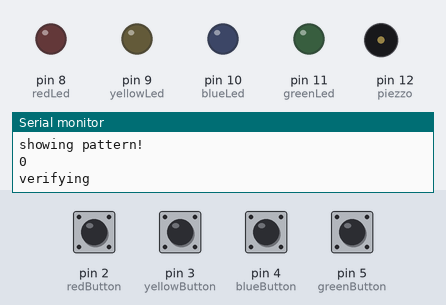
Bench run of a sketch on a simulated Arduino Uno, built with avr-gcc and run on an emulated ATmega328P. Shown: output pins drawn as LEDs (lit = HIGH), buzzer (waves = sounding), the last lines printed to the serial monitor. Dashed ring = blinking. The inputs (shaded band) are chosen by the test bench; at power-on: pin 2 (redButton), pin 3 (yellowButton), pin 4 (blueButton), pin 5 (greenButton) HIGH. Random numbers use the default seed unless the sketch sets one. At 7.3 s the program stops and its outputs stay as they are.

Above: at 1.8 s.
1.9 s: pin 2 (redButton) pulled LOW for 0.15 s
At 2.3 s:
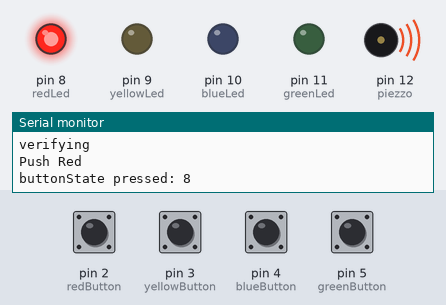
At 3.65 s:
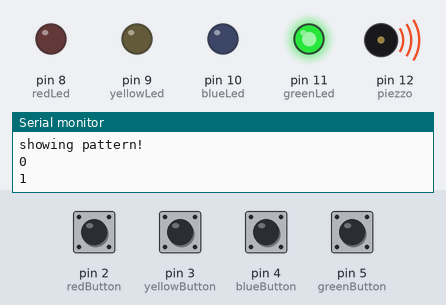
5.0 s: pin 3 (yellowButton) pulled LOW for 0.15 s
At 5.65 s:
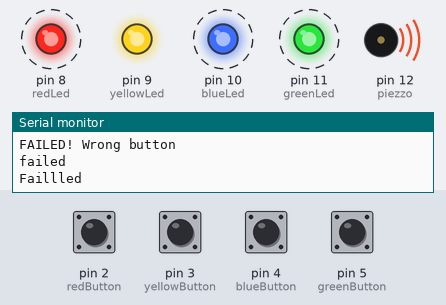
Timing chart, 0 to 8.8 s (numbered marks = the images above; inputs shaded):
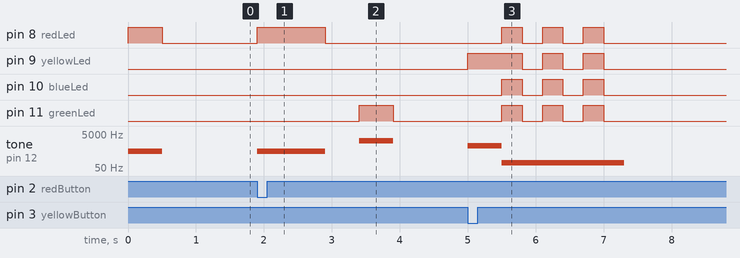

The sketch:

HWicen353Final.ino
```cpp
/*
 * William Fang
 * Richmond Dea
 * Group 6
 * ICEN353 Final Project
 */

//Initialize Pins

const int redButton = 2;
const int yellowButton = 3;
const int blueButton = 4;
const int greenButton = 5;
//const int buzzerPin = 6;
//const int buzzerPin = 7;
const int redLed = 8;
const int yellowLed = 9;
const int blueLed = 10;
const int greenLed = 11;

//piezzo initialization

const int piezzo = 12;

//Sequence for Simon Says will be generated in this array.
//Up to 20 steps. In the setup, it will be filled with color LEDs from 8 to 11 (red to green led pins)

int ledPattern[20];

//We correspond the tones of the Piezzo from red to green.
//Red - Green, 8 - 11, for pins respectively, so we will need to subtract by 8 to get the proper corresponding sound
//Red - Green, 0 - 3 for the Piezzo Element sounds, in increments of 500 Hz
const int piezzoTones[4] = {500, 1000, 1500, 2000};

//This is how many steps (buttons pushed) has successfully in this sequence
//The amount of steps is based on how many sequences have been completed.
int steps = 0;

//This is how many correct sequence of steps have been finished.
//Each correct sequence will add 1 extra LED to press (step) to the previous sequence and make a new sequence out of it.
int sequence = 1;

//Time is recorded in an unsigned long when using time = millis(). This is the time since Arduino started running
unsigned long time;

//This is the pin corresponding to the button that the user presses.
int buttonState = 0;

//A failed button press will result in gamecontinue = 0, failing the game
int gamecontinue = 0;

void setup() {
  Serial.begin(9600); //needed for print functions
  //Button Pin (Inputs)
  pinMode(redButton, INPUT_PULLUP);
  pinMode(yellowButton, INPUT_PULLUP);
  pinMode(blueButton, INPUT_PULLUP);
  pinMode(greenButton, INPUT_PULLUP);

  //LED Pin (Outputs)
  pinMode(redLed, OUTPUT);
  pinMode(yellowLed, OUTPUT);
  pinMode(blueLed, OUTPUT);
  pinMode(greenLed, OUTPUT);

  //Buzzer Pin
  pinMode(piezzo, OUTPUT);

  randomSeed(analogRead(0)); //unplugged 0 generates a new random number generator
  for(int i = 0; i < 20; i++)
  {
    ledPattern[i] = random(redLed, greenLed + 1); //A random set of 20 colors for patterns, from pins 8 - 11
  } //Max here is max - 1 so add a +1 for greenLed to compensate
}

void loop() {
  //buttonState = digitalRead(buttonPin);
  //Basically, just keep showing users patterns and then let them push in pattern
  //Until a mistake is made (verifyPattern ends game on failure), game will gamecontinue.
  showPattern();
  steps = 0;
  gamecontinue = verifyPattern();
  if(gamecontinue == 0)
  {
    Serial.println("failed");
    gamefail(); //game fails if gamecontinue is 0, pattern verification failed
    while(1)
    {
      //fail means waiting forever until reset...
    }
  }
  sequence++; //game gets harder if you didn't fail and continue!
  steps = 0;
}

//Method shows the pattern to the user
void showPattern()
{
  Serial.println("showing pattern!");
  for(steps = 0; steps < sequence; steps++) //Pattern is shown up to how many steps they have gotten up to in the game. The sequence is increased by 1 per successful round
  {
    time = millis();
    Serial.println(steps);
    while(millis() - time < 500) //0.5 millisec flash. Until the time passed since last time query is 0.5 sec, keep LED flashed
    {
      digitalWrite(ledPattern[steps], HIGH);
      tone(piezzo, piezzoTones[ledPattern[steps]-8]); //8 - 11/R - G for Pins, 0 - 3/R - G for Piezzo
    }//piezzoTones[ledPattern[steps]-8]
    time = millis();

    while(millis() - time < 500) //0.5 millisec wait. Turn off last LED and prepare for the next LED.
    {
      digitalWrite(ledPattern[steps], LOW);
      noTone(piezzo); //turn off piezzo
    }
  }
}

//This is the button pressing part of the game.
int verifyPattern()
{
    while(steps < sequence) //this round continues until the user has passed the steps in the sequence required
    {
      Serial.println("verifying");
      buttonState = buttonFunction(); //Function will return pin value
      if(buttonState > -1) //when the user presses a button (value of button push corresponds to LED)
      {
      Serial.print("buttonState pressed: ");
      Serial.println(buttonState);
      tone(piezzo, piezzoTones[buttonState - 8]); //play button sound and light up
      digitalWrite(buttonState, HIGH);
      delay(500);
      noTone(piezzo);
      digitalWrite(buttonState, LOW);
      if(ledPattern[steps] == buttonState) //if the button matches step in sequence, continue
      {
      Serial.println("Next Step");
      steps++;
      }
      else
      {
        Serial.println("FAILED! Wrong button"); //wrong button to step!
        return 0;
      }
      }
    }
    Serial.println("Added step to new sequence"); //the round has been completed, returning 1 indicates success to the loop!
    return 1;
}

int buttonFunction() //this function reads what button the user presses, and returns value of corresponding LED pin.
{
  while(1)
  //wait forever until input!
  {
  int buttonPushed = 0;
  if (digitalRead(redButton) == 0)
  {
    Serial.println("Push Red");
    return redLed;
  }
  else if (digitalRead(yellowButton) == 0)
  {
    Serial.println("Push Yellow");
    return yellowLed;
  }
  else if (digitalRead(blueButton) == 0)
  {
    Serial.println("Push Blue");
    return blueLed;
  }
  else if (digitalRead(greenButton) == 0)
  {
    Serial.println("Push Green");
    return greenLed;
  }
  }
  Serial.println("??? Returned -1"); //Should never happen
  return -1;
}

void gamefail()
{ //Tone played when game fails
  Serial.println("Faillled");
  for(int i = 0; i < 3; i++) //LEDs flash 3 times as losing tone plays!
  {
  tone(piezzo, 100);
  digitalWrite(redLed, HIGH);
  digitalWrite(yellowLed, HIGH);
  digitalWrite(blueLed, HIGH);
  digitalWrite(greenLed, HIGH);
  delay(300);
  digitalWrite(redLed, LOW);
  digitalWrite(yellowLed, LOW);
  digitalWrite(blueLed, LOW);
  digitalWrite(greenLed, LOW);
  delay(300);
  }
  noTone(piezzo);
  while(1)
    {
      //fail means waiting forever until reset...
    }
}
```

Measured:
- after the input at 1.9 s, pin 8 (redLed): LOW → HIGH at once, → LOW 1.0 s later; pin 11 (greenLed): LOW → HIGH after 1.5 s, → LOW 0.50 s later; tone on pin 12 (piezzo): silent → 500 Hz at once, → silent 1.0 s later, → 2000 Hz 0.50 s later, → silent 0.50 s later
- after the input at 5.0 s, pin 8 (redLed): alternates HIGH for 0.30 s and LOW for 0.30 s, 6 changes in all, then stays LOW, starting after 0.50 s; pin 9 (yellowLed): LOW → HIGH at once, then repeats every 0.60 s: LOW 0.30 s, HIGH 0.30 s, until it stays LOW from 7.0 s
